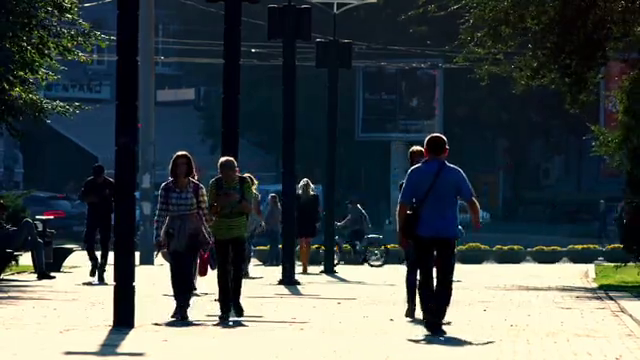
#> input picture frame 22 of Projects/a.mp4, 640 x 360 px
$ python motion.py
#> lines starting #> are read from the running program, lines starting #| are printed output that depends on the picture; after the words box and inside, x2 and y2 are one past the last pixel; in counts of white or black regions, pixels touching at a corner belong together
import cv2
import numpy as np

# Open video file
cap = cv2.VideoCapture('a.mp4')

# Read the first two frames
ret, frame1 = cap.read()
#> frame1 is the input picture: shape (360, 640, 3); mean B, G, R 75.4, 76, 68.1
ret, frame2 = cap.read()
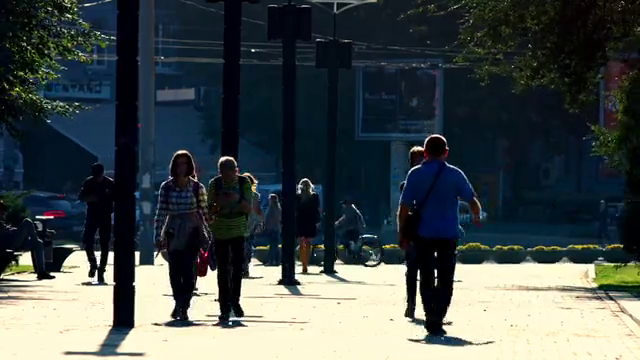
#> input picture frame 23 of Projects/a.mp4, 640 x 360 px
#> frame2 is the input picture: shape (360, 640, 3); mean B, G, R 75.2, 75.8, 67.8

while cap.isOpened():
    # Calculate the absolute difference between the two frames
    diff = cv2.absdiff(frame1, frame2)
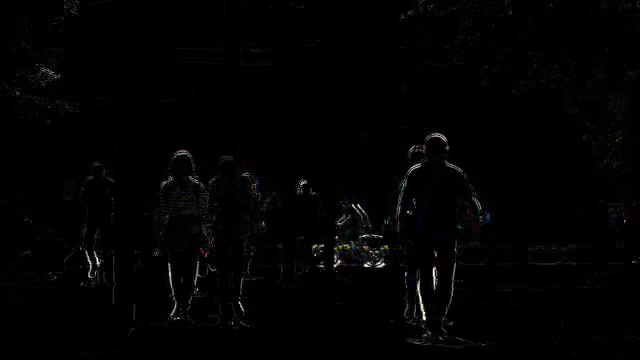
#> diff: shape (360, 640, 3); mean B, G, R 2.6, 2.5, 2.4

    # Convert the difference to grayscale
    gray = cv2.cvtColor(diff, cv2.COLOR_BGR2GRAY)

    # Apply Gaussian blur to smooth the image
    blur = cv2.GaussianBlur(gray, (5, 5), 0)

    # Apply thresholding to highlight changes
    _, thresh = cv2.threshold(blur, 20, 255, cv2.THRESH_BINARY)
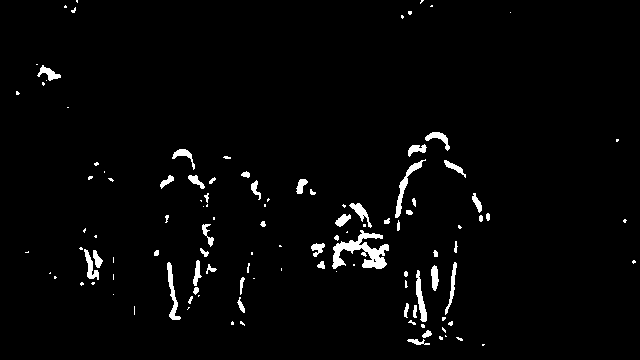
#> thresh: shape (360, 640); 2.5% white; 115 white regions (64 under 20 px), largest, box (x1, y1, x2, y2) and area: (332, 230, 389, 269) 963, (395, 159, 426, 218) 328, (167, 262, 181, 320) 281

    # Dilate the image to fill in holes
    dilated = cv2.dilate(thresh, None, iterations=3)
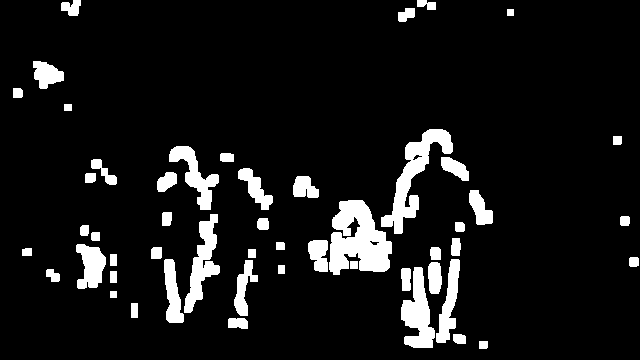
#> dilated: shape (360, 640); 8.9% white; 51 white regions

    # Find contours
    contours, _ = cv2.findContours(dilated, cv2.RETR_TREE, cv2.CHAIN_APPROX_SIMPLE)
#> contours = 53 contours; largest, box (x1, y1, x2, y2) and area: (329, 200, 392, 275) 2956, (381, 129, 453, 234) 2088, (401, 267, 435, 348) 1442, (184, 214, 220, 313) 1342, (169, 146, 219, 210) 1052

    # Draw rectangles around detected motion
    for contour in contours:
        if cv2.contourArea(contour) < 1000:  # Ignore small contours to reduce noise
            continue

        # Get the bounding box coordinates for the contour
        x, y, w, h = cv2.boundingRect(contour)

        # Draw a rectangle on the original frame
        cv2.rectangle(frame1, (x, y), (x + w, y + h), (0, 255, 0), 2)
#> this loop made 53 passes
#> contour on passes 4, 5, 6, 10, 12, 17, 18, 47, 50: [[131, 303], [131, 317], [137, 317], [137, 303]], [[110, 291], [110, 297], [116, 297], [116, 291]], [[110, 271], [110, 282], [116, 282], [116, 271]], [[278, 265], [278, 273], [284, 273], [284, 265]], [[350, 261], [350, 268], [357, 268], [357, 261]], [[110, 254], [110, 265], [116, 265], [116, 254]], [[248, 249], [248, 257], [255, 257], [255, 249]], [[64, 104], [64, 110], [71, 110], [71, 104]], [[507, 9], [507, 15], [513, 15], [513, 9]]
#> (x, y, w, h) on passes 9, 31, 33, 43, 45: (401, 267, 34, 81), (184, 214, 36, 99), (329, 200, 63, 75), (169, 146, 50, 64), (381, 129, 72, 105)
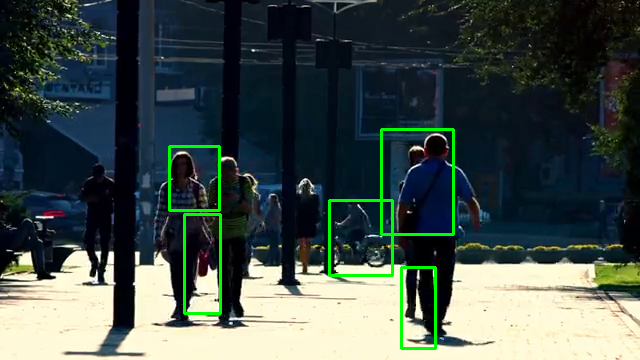
#> frame1: shape (360, 640, 3); 1.75% of pixels changed, all inside (x1, y1, x2, y2) = (168, 128, 455, 350)

    # Display the result
    cv2.imshow("Motion Detection", frame1)

    # Update frames for the next iteration
    frame1 = frame2
    ret, frame2 = cap.read()
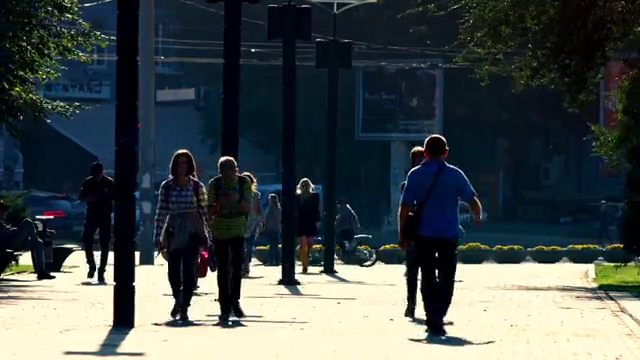
#> input picture frame 24 of Projects/a.mp4, 640 x 360 px
#> frame2 is the input picture: shape (360, 640, 3); mean B, G, R 75.5, 76, 68.1

    # Break the loop if ESC key is pressed or video ends
    if not ret or cv2.waitKey(40) == 27:
#> (key Esc is pressed here)
        break

# Release resources
cap.release()
cv2.destroyAllWindows()

$ run again, starting later in the video
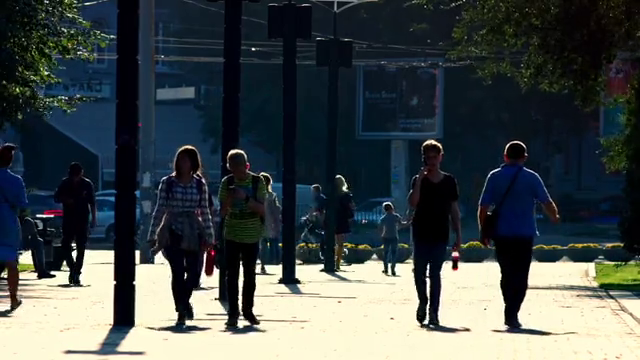
#> input picture frame 99 of Projects/a.mp4, 640 x 360 px
#> frame1 is the input picture: shape (360, 640, 3); mean B, G, R 74.6, 74.9, 67.6
#> `_, thresh = cv2.threshold(blur, 20, 255, cv2.THRESH_BINARY)`:
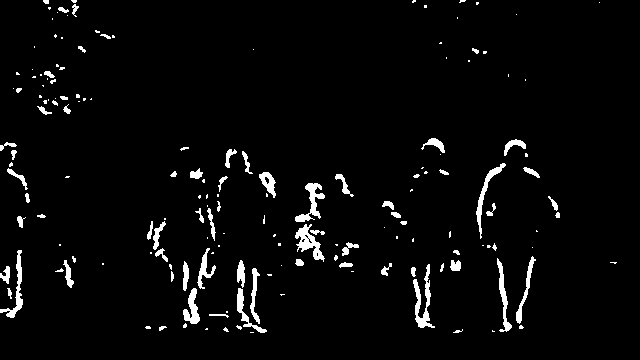
#> thresh: shape (360, 640); 3.5% white; 166 white regions (95 under 20 px), largest, box (x1, y1, x2, y2) and area: (413, 264, 435, 328) 497, (295, 224, 325, 262) 444, (295, 183, 325, 222) 410
#> dilated: shape (360, 640); 12.7% white; 74 white regions
#> contours = 78 contours, 3 with area under 20; largest, box (x1, y1, x2, y2) and area: (180, 173, 231, 331) 2948, (292, 180, 328, 265) 1980, (233, 257, 270, 336) 1788, (489, 253, 539, 335) 1748, (408, 261, 438, 331) 1374
#> the loop `for contour in contours:` made 78 passes
#> contour on passes 9, 12, 21, 22, 25, 27, 30, 55: [[278, 262], [278, 268], [284, 268], [284, 262]], [[99, 260], [99, 267], [106, 267], [106, 260]], [[529, 244], [529, 250], [535, 250], [535, 244]], [[56, 241], [56, 248], [63, 248], [63, 241]], [[393, 233], [393, 241], [400, 241], [400, 233]], [[220, 230], [220, 236], [227, 236], [227, 230]], [[381, 224], [381, 230], [387, 230], [387, 224]], [[60, 103], [61, 102], [62, 103], [61, 104]]
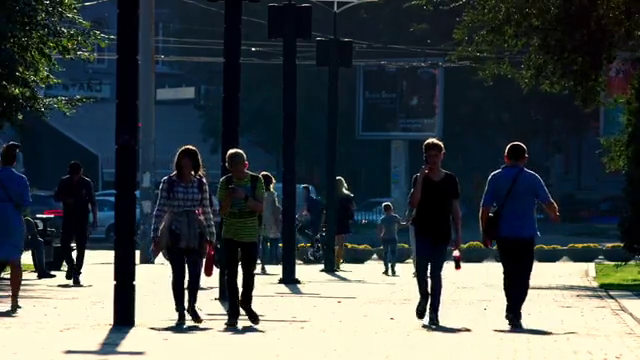
#> input picture frame 101 of Projects/a.mp4, 640 x 360 px
#> frame2 is the input picture: shape (360, 640, 3); mean B, G, R 74.6, 74.9, 67.6

$ run again, starting later in the video
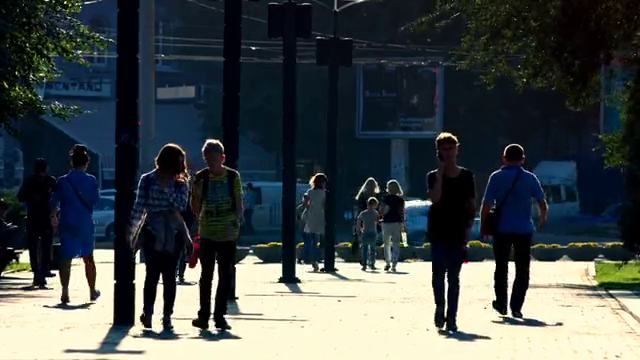
#> input picture frame 176 of Projects/a.mp4, 640 x 360 px
#> frame1 is the input picture: shape (360, 640, 3); mean B, G, R 73.1, 73.3, 66.8
#> `_, thresh = cv2.threshold(blur, 20, 255, cv2.THRESH_BINARY)`:
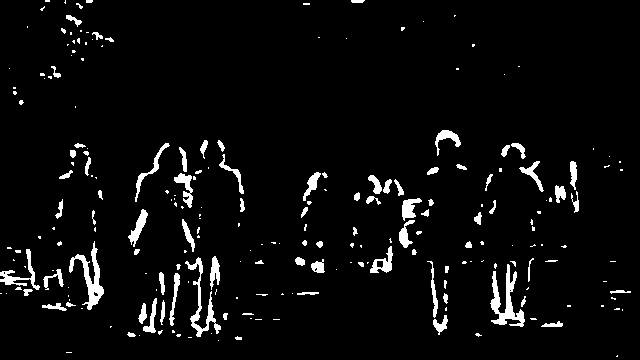
#> thresh: shape (360, 640); 4.6% white; 229 white regions (142 under 20 px), largest, box (x1, y1, x2, y2) and area: (490, 264, 525, 327) 828, (69, 241, 104, 310) 725, (185, 257, 221, 337) 608
#> dilated: shape (360, 640); 16.7% white; 94 white regions
#> contours = 106 contours, 10 with area under 20; largest, box (x1, y1, x2, y2) and area: (124, 216, 231, 344) 5368, (487, 255, 566, 330) 2702, (351, 172, 437, 258) 2557, (39, 238, 107, 314) 2058, (0, 244, 72, 299) 1839
#> the loop `for contour in contours:` made 106 passes
#> contour on passes 2, 6, 9, 10, 11, 14, 17, 18: [[63, 349], [63, 355], [74, 355], [74, 349]], [[270, 316], [270, 322], [282, 322], [282, 316]], [[598, 302], [598, 309], [606, 309], [606, 302]], [[564, 302], [564, 309], [573, 309], [573, 302]], [[233, 294], [233, 301], [240, 301], [240, 294]], [[0, 290], [0, 296], [9, 296], [9, 290]], [[600, 278], [600, 284], [609, 284], [609, 278]], [[142, 270], [142, 276], [149, 276], [149, 270]]
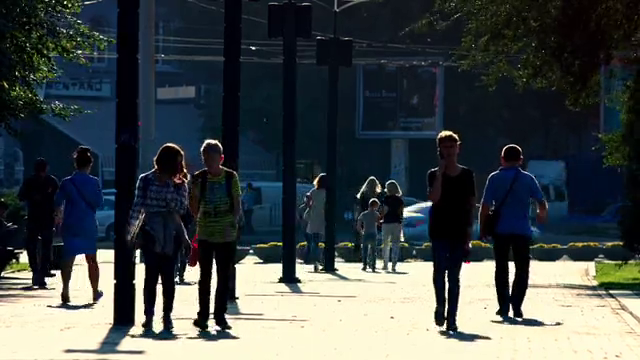
#> input picture frame 178 of Projects/a.mp4, 640 x 360 px
#> frame2 is the input picture: shape (360, 640, 3); mean B, G, R 72.9, 73.1, 66.6
